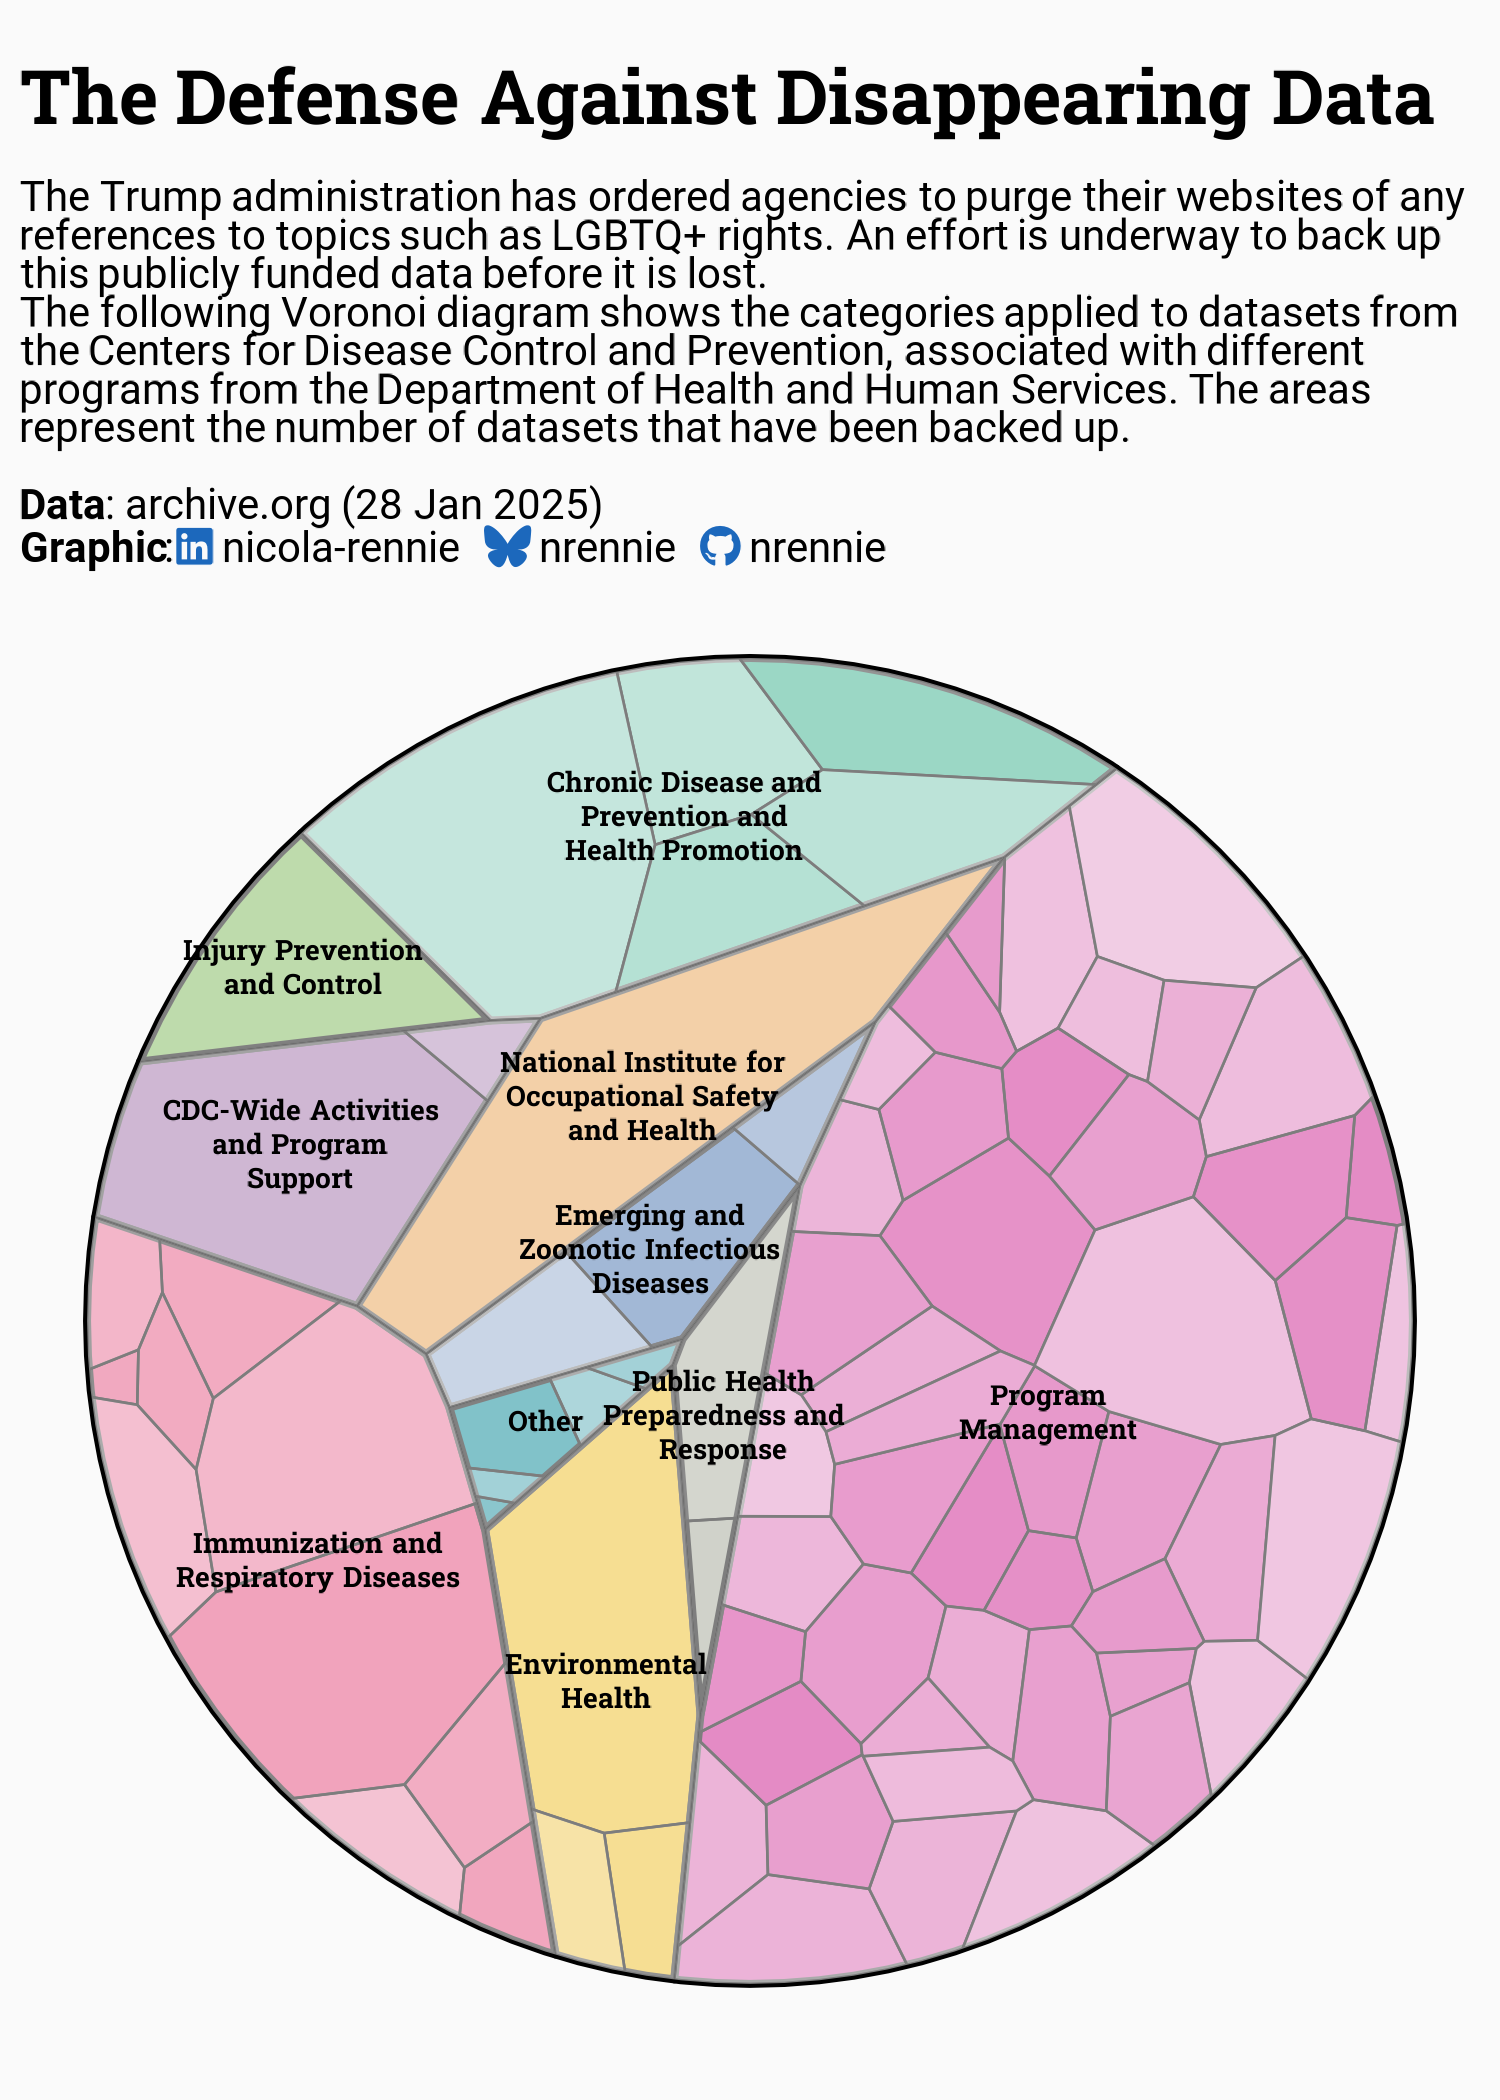

Source code (R):
# Load packages -----------------------------------------------------------

library(tidyverse)
library(showtext)
library(camcorder)
library(ggtext)
library(nrBrand)
library(glue)
library(sf)
library(rcartocolor)
library(VoronoiPlus)


# Load data ---------------------------------------------------------------

tuesdata <- tidytuesdayR::tt_load("2025-02-11")
cdc_datasets <- tuesdata$cdc_datasets
fpi_codes <- tuesdata$fpi_codes
omb_codes <- tuesdata$omb_codes


# Load fonts --------------------------------------------------------------

font_add_google("Roboto", "roboto")
font_add_google("Roboto Slab", "robotoslab")
showtext_auto()
showtext_opts(dpi = 300)


# Define colours and fonts-------------------------------------------------

bg_col <- "#fafafa"
text_col <- "black"
highlight_col <- "#1c68bc"

body_font <- "roboto"
title_font <- "robotoslab"


# Data wrangling ----------------------------------------------------------

code_lookup <- fpi_codes |>
  filter(agency_name == "Department of Health and Human Services") |>
  select(program_name, program_code) |>
  mutate(program_code = str_replace(program_code, "-", ":"))

prog_data <- cdc_datasets |>
  filter(program_code %in% code_lookup$program_code) |>
  select(program_code, category) |>
  left_join(code_lookup, by = "program_code") |>
  mutate(
    category = if_else(
      category == "This dataset has not been categorized",
      "Uncategorized",
      category
    )
  ) |>
  drop_na() |>
  count(program_name, category)

prog_list <- prog_data |> 
  summarise(
    n = sum(n),
    .by = program_name
  ) |> 
  arrange(-n) |> 
  slice_head(n = 9) |> 
  pull(program_name)

plot_data <- prog_data |> 
  mutate(
    program_name = case_when(
      program_name %in% prog_list ~ program_name,
      TRUE ~ "Other"
    )
  ) |> 
  group_by(program_name, category) |> 
  summarise(n = sum(n)) |> 
  ungroup()


vor_data <- voronoi_treemap(n ~ program_name + category, data = plot_data)
set.seed(1234)
groups <- filter(vor_data, level == 1)
subgroups <- filter(vor_data, level == 2) |>
  mutate(grp = paste(group, parent)) |> 
  group_by(grp) |>
  mutate(alpha = runif(1, 0, 0.6)) |>
  ungroup()

cat_labels <- groups |>
  select(group, x, y) |>
  st_as_sf(coords = c("x", "y")) |>
  group_by(group) |>
  summarise(geometry = st_combine(geometry)) |>
  st_cast("POLYGON") |>
  st_centroid() %>%
  mutate(
    x = st_coordinates(.)[, 1],
    y = st_coordinates(.)[, 2]
  ) |>
  st_drop_geometry()


# Start recording ---------------------------------------------------------

gg_record(
  dir = file.path("2025", "2025-02-11", "recording"),
  device = "png",
  width = 5,
  height = 7,
  units = "in",
  dpi = 300
)


# Define text -------------------------------------------------------------

social <- nrBrand::social_caption(
  bg_colour = bg_col,
  icon_colour = highlight_col,
  font_colour = text_col,
  font_family = body_font,
  mastodon = NA
)
title <- "The Defense Against Disappearing Data"
st <- "The Trump administration has ordered agencies to purge their websites of any references to topics such as LGBTQ+ rights. An effort is underway to back up this publicly funded data before it is lost.<br>The following Voronoi diagram shows the categories applied to datasets from the Centers for Disease Control and Prevention, associated with different programs from the Department of Health and Human Services. The areas represent the number of datasets that have been backed up."
cap <- paste0(
  st, "<br><br>**Data**: archive.org (28 Jan 2025)<br>**Graphic**:", social
)


# Plot --------------------------------------------------------------------

ggplot() +
  geom_polygon(
    data = groups,
    mapping = aes(x = x, y = y, group = group, fill = group),
    colour = text_col,
    linewidth = 0.9
  ) + 
  geom_polygon(
    data = subgroups,
    mapping = aes(x = x, y = y, group = grp, alpha = alpha),
    fill = bg_col,
    colour = text_col,
    linewidth = 0.3
  ) +
  geom_polygon(
    data = groups,
    mapping = aes(x = x, y = y, group = group),
    colour = "transparent",
    fill = bg_col,
    alpha = 0.5,
    linewidth = 0.9
  ) +
  geom_textbox(
    data = cat_labels,
    mapping = aes(x = x, y = y, label = group),
    colour = text_col,
    family = title_font,
    fontface = "bold",
    size = 2.4,
    fill = "transparent",
    box.colour = "transparent",
    maxwidth = 0.23,
    hjust = 0.5,
    halign = 0.5
  ) +
  scale_alpha_identity() +
  scale_fill_carto_d(
    palette = "Bold"
  ) +
  coord_fixed() +
  labs(
    title = title,
    subtitle = cap
  ) +
  theme_void(base_size = 10, base_family = body_font) +
  theme(
    legend.position = "none",
    plot.margin = margin(5, 5, 5, 5),
    plot.title.position = "plot",
    plot.caption.position = "plot",
    plot.background = element_rect(
      fill = bg_col, colour = bg_col
    ),
    panel.background = element_rect(
      fill = bg_col, colour = bg_col
    ),
    plot.title = element_textbox_simple(
      colour = text_col,
      hjust = 0,
      halign = 0,
      margin = margin(b = 5, t = 5),
      lineheight = 0.5,
      family = title_font,
      face = "bold",
      size = rel(1.8)
    ),
    plot.subtitle = element_textbox_simple(
      colour = text_col,
      hjust = 0,
      halign = 0,
      margin = margin(b = 5, t = 5),
      lineheight = 0.5,
      family = body_font
    )
  )


# Save gif ----------------------------------------------------------------

ggsave(
  filename = file.path("2025", "2025-02-11", paste0("20250211", ".png")),
  height = 7,
  width = 5,
  bg = bg_col,
  units = "in",
  dpi = 300
)

gg_playback(
  name = file.path("2025", "2025-02-11", paste0("20250211", ".gif")),
  first_image_duration = 4,
  last_image_duration = 20,
  frame_duration = .25,
  background = bg_col
)
